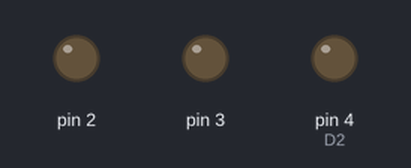
Bench run of a sketch on a simulated Arduino Uno, built with avr-gcc and run on an emulated ATmega328P. Shown: output pins drawn as LEDs (lit = HIGH).

Above: at 0.1 s.
At 7.1 s:
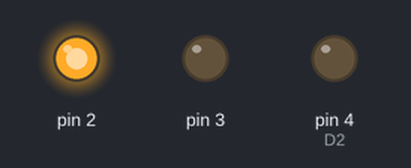
At 11.1 s:
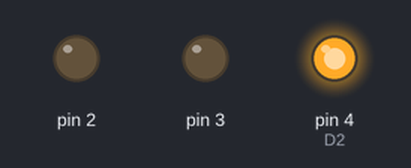
At 19.1 s:
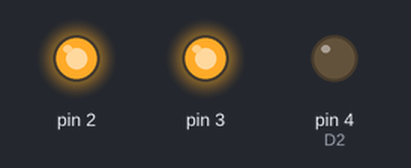
At 25.1 s:
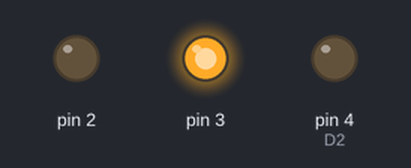
Timing chart, 0 to 26.6 s (numbered marks = the images above):
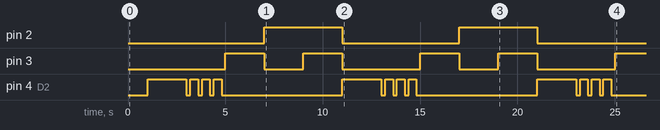

The sketch:

trafficlight.ino
```cpp
#include "aTrafficLight.h"

void setup() {
}

void loop() {
  // put your main code here, to run repeatedly:
   aTrafficLight(); //  Step graf
   aTrafficLight_Mills(); //  Step Timers
}
```

aTrafficLight.cpp
```cpp
// Created 23.08.2023 13:46:38

#include "aTrafficLight.h"


int iBlink = 0; // Фаза мигания
void led_init(void)
{
    pinMode(2, OUTPUT);  pinMode(3, OUTPUT);  pinMode(4, OUTPUT); // D2, D3, D4 == LED
}
void led(int iColor)
{
   if (iColor & RED) digitalWrite(2, HIGH); else digitalWrite(2, LOW);
   if (iColor & GREEN) digitalWrite(4, HIGH); else digitalWrite(4, LOW);
   if (iColor & YELLOW) digitalWrite(3, HIGH); else digitalWrite(3, LOW);
}


//!!!!!!!!!!!!!!!!!!!!!!!!!!!!!!!!!!!!!!!!!!!!!!!!!!!!!!!!!!!!!
//   Обработка процедур в конечном автомате Светофор
//!!!!!!!!!!!!!!!!!!!!!!!!!!!!!!!!!!!!!!!!!!!!!!!!!!!!!!!!!!!!!
static inline void conn_traffic(void)  //  Обработка процедуры ПЕРЕХОДА между Состояними в конечном автомате Светофор
{

 switch (SW_traffic.uCurState)
  {
  case 10: //  состояние Инициация
     if (is_SW_traffic_Wait(1))  // 1 Переход по условию:  WAIT(1000)
        {
         SW_traffic.uNewState = 20; //  Перейти в новое состояние Зеленый
        }
  break;
  case 20: //  состояние Зеленый
     if (is_SW_traffic_Wait(1))  // 1 Переход по условию:  WAIT(2000)
        {
         SW_traffic.uNewState = 30; //  Перейти в новое состояние Зеленый мигающий
        }
  break;
  case 30: //  состояние Зеленый мигающий
     if (! (iBlink) )//  Перезапуск времени, если условие AFTER не соблюдено
         set_SW_traffic_WaitTime(1,400); // для AFTER(iBlink,400)
     if (! ( ! iBlink) )//  Перезапуск времени, если условие AFTER не соблюдено
         set_SW_traffic_WaitTime(2,200); // для AFTER( ! iBlink,200)

     if (is_SW_traffic_Wait(3))  // 1 Переход по условию:  WAIT(2000)
        {
         SW_traffic.uNewState = 40; //  Перейти в новое состояние Желтый
        }
     else
     if (is_SW_traffic_After(1))  // 2 Переход по условию:  AFTER(iBlink,400)
        {
         SW_traffic.uNewState = 30; //  Состояние не меняется
         iBlink=0;  led(OFF);
         set_SW_traffic_WaitTime(1,400); //   Заново задать время для  AFTER(iBlink,400) потому что состояние не меняется
        }
     else
     if (is_SW_traffic_After(2))  // 3 Переход по условию:  AFTER( ! iBlink,200)
        {
         SW_traffic.uNewState = 30; //  Состояние не меняется
         iBlink=1;  led(GREEN);
         set_SW_traffic_WaitTime(2,200); //   Заново задать время для  AFTER( ! iBlink,200) потому что состояние не меняется
        }
  break;
  case 40: //  состояние Желтый
     if (is_SW_traffic_Wait(1))  // 1 Переход по условию:  WAIT(2000)
        {
         SW_traffic.uNewState = 50; //  Перейти в новое состояние Красный
        }
  break;
  case 50: //  состояние Красный
     if (is_SW_traffic_Wait(1))  // 1 Переход по условию:  WAIT(2000)
        {
         SW_traffic.uNewState =  60; //  Перейти в новое состояние Красно-желтый
        }
  break;
  case  60: //  состояние Красно-желтый
     if (is_SW_traffic_Wait(1))  // 1 Переход по условию:  WAIT(2000)
        {
         SW_traffic.uNewState = 20; //  Перейти в новое состояние Зеленый
        }
  break;
  }
}
static inline void in_traffic(void)  //  Обработка ВХОДОВ в состояния для конечного автомата Светофор
{
  switch (SW_traffic.uNewState) //  IN Case
     {
     case 10: //  состояние Инициация
          led_init();
           led(OFF);
          set_SW_traffic_WaitTime(1,1000); //   Задать время для WAIT(1000)
          set_SW_traffic_WaitCount(1,-1); //  Количество повторений неограничено для WAIT(1000)
     break;
     case 20: //  состояние Зеленый
          led(GREEN);
          set_SW_traffic_WaitTime(1,2000); //   Задать время для WAIT(2000)
          set_SW_traffic_WaitCount(1,-1); //  Количество повторений неограничено для WAIT(2000)
     break;
     case 30: //  состояние Зеленый мигающий
          iBlink = 0;
          led(OFF);
          set_SW_traffic_WaitTime(1,400); //  Задать время для AFTER(iBlink,400)
          set_SW_traffic_WaitTime(2,200); //  Задать время для AFTER( ! iBlink,200)
          set_SW_traffic_WaitTime(3,2000); //   Задать время для WAIT(2000)
          set_SW_traffic_WaitCount(3,-1); //  Количество повторений неограничено для WAIT(2000)
     break;
     case 40: //  состояние Желтый
          led(YELLOW);
          set_SW_traffic_WaitTime(1,2000); //   Задать время для WAIT(2000)
          set_SW_traffic_WaitCount(1,-1); //  Количество повторений неограничено для WAIT(2000)
     break;
     case 50: //  состояние Красный
          led(RED);
          set_SW_traffic_WaitTime(1,2000); //   Задать время для WAIT(2000)
          set_SW_traffic_WaitCount(1,-1); //  Количество повторений неограничено для WAIT(2000)
     break;
     case  60: //  состояние Красно-желтый
          led(RED+YELLOW);
          set_SW_traffic_WaitTime(1,2000); //   Задать время для WAIT(2000)
          set_SW_traffic_WaitCount(1,-1); //  Количество повторений неограничено для WAIT(2000)
     break;
     }
}
static inline void traffic(void) //  процедури конечного автомата Светофор
{
   if ( SW_traffic.uNewState != SW_traffic.uCurState ) //   Если в ходе предыдущего шага сделан был запрос на изменение состояния конечного автомата
      {
         in_traffic();  //  Обработка ВХОДОВ в состояния для конечного автомата Светофор

         SW_traffic.uCurState = SW_traffic.uNewState;  //  Изменить состояние конечного автомата  Светофор
      }

   conn_traffic();  //   Обработка процедуры ПЕРЕХОДА между Состояними в конечном автомате Светофор

}

SW_aTrafficLight_Timer_t SW_aTrafficLight = //  Глобальные таймеры документа
{
    0, // Clock  aTrafficLight
    0, // Start  aTrafficLight
};
SW_aTrafficLight_State_t SW_traffic; // Переменные конечного автомата Светофор

void aTrafficLight(void) //  Отработка шага вычислений для всех конечных автоматов проекта
{
    if (!SW_aTrafficLight.uStart)  //  Проверка первого запуска конечных автоматов проекта
    {
        aTrafficLight_init(); //  Инициализация всех конечных автоматов проекта
        SW_aTrafficLight.uStart=1; //  Проект запущен
    }


    traffic();   //  процедури для конечного автомата Светофор
}

static inline void aTrafficLight_init(void) //  Инициализация всех конечных автоматов проекта
{
    SW_aTrafficLight.uClock = 0; // Встановлення початкового значення CLOCK

    SW_traffic.uNewState = 10; // Goto Base state Светофор
    SW_traffic.uCurState = 9999999; // for run in block
}
 // SW_Wait block

static void set_SW_traffic_WaitTime(uint32_t uNumWait, uint32_t uTim_Wait) // Set time for wait
    {
        uSW_traffic_Wait_Time[uNumWait] = uTim_Wait+1; //Set SW_Wait time + 1
    }

static void set_SW_traffic_WaitCount(uint32_t uNumWait, int32_t iTim_Count) // Set time for wait
    {
        iSW_traffic_Wait_Count[uNumWait] = iTim_Count; //Set SW_Count
    }

static uint32_t is_SW_traffic_Wait(uint32_t uNumWait) // is time for wait clear
    {
       if ( iSW_traffic_Wait_Count[uNumWait] !=0 )
          {
            if ( uSW_traffic_Wait_Time[uNumWait] )
                return 0; // no end wait
            else
                return 1; // end wait
          }
       else
            return 0; // no count wait
    }

static uint32_t is_SW_traffic_After(uint32_t uNumWait ) // is time for After clear && Condtion != 0
    {
       if ( uSW_traffic_Wait_Time[uNumWait] )
                return 0; // no end wait
       else
                return 1; // end wait
    }

static inline void dec_SW_traffic_WaitCount(uint32_t uNumWait) // count wait decrement
    {
       if (iSW_traffic_Wait_Count[uNumWait] > 0)
              iSW_traffic_Wait_Count[uNumWait]-- ;
    }

uint32_t uSW_traffic_Wait_Time[4]; // Wait time array

int32_t iSW_traffic_Wait_Count[4]; // Wait Count array


void aTrafficLight_Systick(void) // Dec SW_Wait
    {
       SW_aTrafficLight.uClock++; //  Инкремент значения  CLOCK
       for (int iCount = 0; iCount < 4; iCount++)
            if (uSW_traffic_Wait_Time[iCount]) (uSW_traffic_Wait_Time[iCount])--; // Dec SW_Wait time

    }

void aTrafficLight_Mills(void) // Dec SW_Wait Mills
    {
     static uint32_t timer_old = 0; // mills old
     static uint32_t timer_diff = 0; // mills dif
     if (millis()==timer_old) // if add time
         return;
     if (millis()<timer_old) // if time overrun
         {
         timer_old = millis(); // clear old if overrun
         return;
         }
     timer_diff = millis() - timer_old;
     timer_old = millis(); // set old
     for(int iTimCount = 0; iTimCount < timer_diff; iTimCount++)
       {
          SW_aTrafficLight.uClock ++; //  Инкремент значения  CLOCK
       for (int iCount = 0; iCount < 4; iCount++)
            if (uSW_traffic_Wait_Time[iCount]) (uSW_traffic_Wait_Time[iCount])--; // Dec SW_Wait time

       }
    }
```

aTrafficLight.h
```cpp
// Created 23.08.2023 13:46:38

#ifndef FSA_aTrafficLight_H
#define FSA_aTrafficLight_H

#define OFF	0
#define RED	1
#define GREEN	2
#define YELLOW	4
#include <arduino.h>
typedef struct  {
  volatile uint32_t uNewState;
  volatile uint32_t uOldState;
  volatile uint32_t uIsBackReturn; // Flag Return BACK
  volatile uint32_t uCallState;
  volatile uint32_t uIsCallReturn; // Flag Return Call
  volatile uint32_t uCurState;
  volatile int32_t  iCounter; // COUNT
} SW_aTrafficLight_State_t;

extern SW_aTrafficLight_State_t SW_traffic; // Переменные конечного автомата Светофор

typedef struct  {
  volatile uint32_t uClock; // Clock aTrafficLight
  volatile uint32_t uStart; // Start Project aTrafficLight
} SW_aTrafficLight_Timer_t;

extern SW_aTrafficLight_Timer_t SW_aTrafficLight; // Timer Var

extern uint32_t uSW_traffic_Wait_Time[]; // Wait time
extern int32_t iSW_traffic_Wait_Count[]; // Wait count

static void set_SW_traffic_WaitTime(uint32_t uNumWait, uint32_t uTim_Wait); // Set time for wait
static void set_SW_traffic_WaitCount(uint32_t uNumWait, int32_t iTim_Count); // Set Count for wait
static uint32_t is_SW_traffic_Wait(uint32_t uNumWait); // is time for wait clear
static uint32_t is_SW_traffic_After(uint32_t uNumWait); // is time for After clear
static inline void dec_SW_traffic_WaitCount(uint32_t uNumWait); // count wait decrement

static inline void traffic(void); //  for run one traffic if need (parexamle in systick)

void aTrafficLight(void); // Run All automate aTrafficLight

static inline void aTrafficLight_init(void); //Init All automate aTrafficLight

void aTrafficLight_Mills(); //  Step Timers

void aTrafficLight_Systick(void); // For run all Wait in Systick
#endif
```

Measured:
- by itself, pin 2: alternates HIGH for 4.0 s and LOW for 6.0 s, 4 changes in all, then stays LOW
- by itself, pin 3: LOW → HIGH at 5.0 s, → LOW 2.0 s later, → HIGH 2.0 s later, → LOW 2.0 s later, … (9 changes in this stretch)
- by itself, pin 4 (D2): repeats every 10.0 s: 3 × (LOW 0.20 s, HIGH 0.40 s), LOW 6.2 s, HIGH 2.0 s, until it stays LOW from 24.8 s
